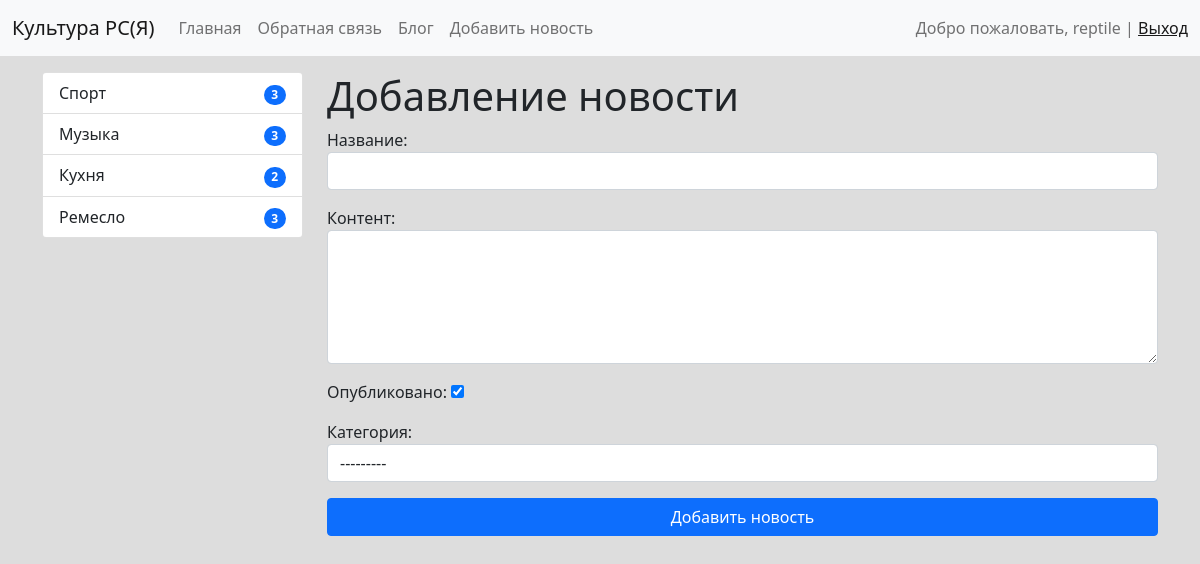
The app's page /news/add-news/ (signed in) with its own data.
### news/models.py (models this page shows)
class Category(models.Model):
    title = models.CharField(max_length=150, db_index=True, verbose_name='Наименование категории')
    def __str__(self):
        return self.title
    def get_absolute_url(self):
        return reverse('category', kwargs={"category_id": self.pk})
    class Meta:
        verbose_name = 'Категория'
        verbose_name_plural = 'Категории'
        ordering = ['title']

### news/views.py (the view)
# urls.py: path('news/add-news/', CreateNews.as_view(), name='add_news'),
class CreateNews(LoginRequiredMixin, CreateView):
    form_class = NewsForm
    template_name = 'news/add_news.html'
    raise_exception = True

### news/forms.py (shortened to what this page needs)
class NewsForm(forms.ModelForm):
    class Meta:
        model = News
        fields = ['title', 'content', 'is_published', 'category']
        widgets = {
            'title': forms.TextInput(attrs={'class': 'form-control'}),
            'content': forms.Textarea(attrs={'class': 'form-control', 'rows': 5}),
            'category': forms.Select(attrs={'class': 'form-control'}),
        }

### news/templatetags/news_tags.py (called while the page is built)
@register.inclusion_tag('news/list_categories.html')
def show_categories(arg1='Hello', arg2='world!'):
    categories = Category.objects.annotate(cnt=Count('news', filter=F('news__is_published'))).filter(cnt__gt=0)
    return {"categories": categories, "arg1": arg1, "arg2": arg2}

### news/templates/news/add_news.html (shortened to what this page needs)
{% extends 'base.html' %}
{% block sidebar %}
{% include 'inc/_sidebar.html' %}
{% endblock %}
{% block content %}
<h1>Добавление новости</h1>
<form action="{% url 'add_news' %}" method="post">
    {{ form.as_p }}
    <div class="d-grid gap-2">
        <button type="submit" class="btn btn-primary">Добавить новость</button>
    </div>
</form>
{% endblock %}

### templates/inc/_nav.html (shortened to what this page needs)
<nav class="navbar navbar-expand-lg navbar-light bg-light">
      <div class="container-fluid">
        <a class="navbar-brand" href="{% url 'home' %}">Культура РС(Я)</a>
        <div class="collapse navbar-collapse" id="navbarSupportedContent">
          <ul class="navbar-nav me-auto mb-2 mb-lg-0">
            <li class="nav-item"><a class="nav-link" href="{% url 'home' %}">Главная</a></li>
              <li class="nav-item"><a class="nav-link" href="{% url 'contact' %}">Обратная связь</a></li>
              <li class="nav-item"><a class="nav-link" href="{% url 'bloghome' %}">Блог</a></li>
              {% if request.user.is_authenticated %}
            <li class="nav-item"><a class="nav-link" href="{% url 'add_news' %}">Добавить новость</a></li>
              {% endif %}
          </ul>
            <span class="navbar-text">
                {% if request.user.is_authenticated %}
                Добро пожаловать, {{ user.username }} | <a href="{% url 'logout' %}">Выход</a>
                {% else %}
                <a href="{% url 'register' %}">Регистрация</a> | <a href="{% url 'login' %}">Авторизация</a>
                {% endif %}
            </span>
        </div>
      </div>
    </nav>

### news/templates/news/list_categories.html
  <div class="list-group">
    {% for item in categories %}
    <a href="{{ item.get_absolute_url }}" class="list-group-item list-group-item-action">
        {{ item.title }}
        <div class="float-end">
            <span class="badge bg-primary rounded-pill">
                {{ item.cnt }}
            </span>
        </div>
    </a>
    {% endfor %}
  </div>

### mysite/static/css/style.css (style rules this page uses)
body { background-color: #ddd; }

### records on screen
Category: title "Спорт", cnt "3"
Category: title "Музыка", cnt "3"
Category: title "Кухня", cnt "2"
Category: title "Ремесло", cnt "3"

### other values on screen
{{ user.username }} "reptile"
